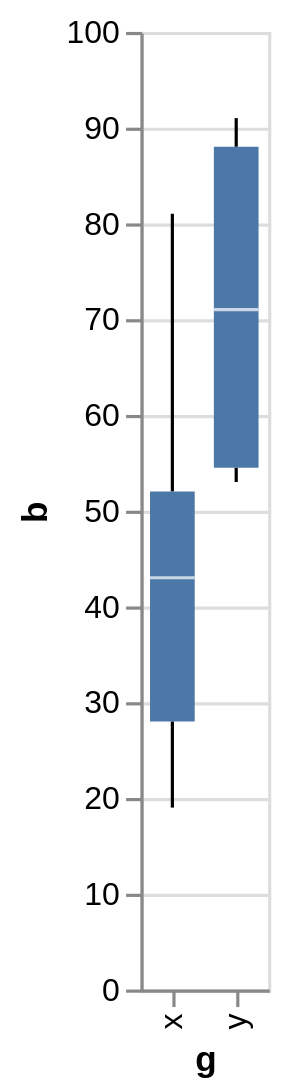

Write a Vega-Lite specification for this figure.
### Vega-Lite specification from a JSON file in a GitHub repository (floating-point values rounded to 4 significant figures)
{"data": {"values": [{"a": "A", "b": 28, "c": 5, "g": "x"}, {"a": "B", "b": 55, "c": 9, "g": "y"}, {"a": "C", "b": 43, "c": 2, "g": "x"}, {"a": "D", "b": 91, "c": 7, "g": "y"}, {"a": "E", "b": 81, "c": 4, "g": "x"}, {"a": "F", "b": 53, "c": 6, "g": "y"}, {"a": "G", "b": 19, "c": 8, "g": "x"}, {"a": "H", "b": 87, "c": 1, "g": "y"}, {"a": "I", "b": 52, "c": 3, "g": "x"}]}, "mark": "boxplot", "encoding": {"x": {"field": "g", "type": "nominal"}, "y": {"field": "b", "type": "quantitative"}}}
